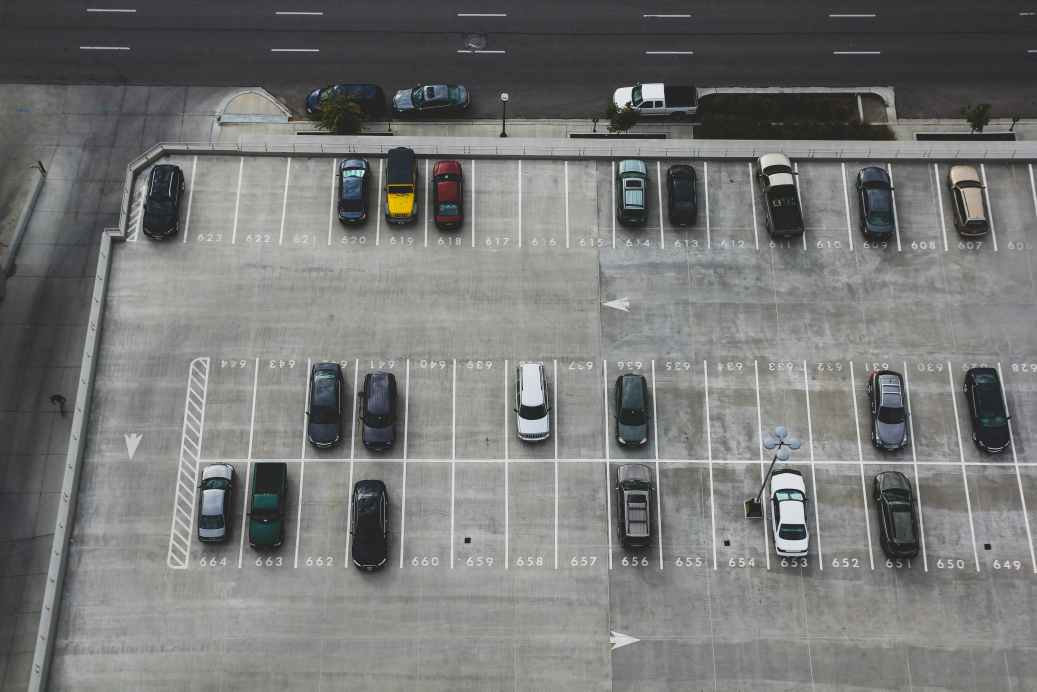
#> input picture input_image_1.jpg, 5184 x 3456 px, given as the content of the folder ./input_images, which was not available (shown at 1/5 size)
$ python parking_detector_3.py
#> lines starting #> are read from the running program, lines starting #| are printed output that depends on the picture; after the words box and inside, x2 and y2 are one past the last pixel; in counts of white or black regions, pixels touching at a corner belong together; pictures that were not available may be replaced by others from this repository, and a replacement may not be noted
import cv2
import numpy as np
import os
import glob
from pathlib import Path

class ParkingLotDetector:
    def __init__(self, input_dir, output_dir):
#> in process_folder, original_img is the input picture: shape (3456, 5184, 3); mean B, G, R 118, 119.2, 118.3
        self.input_dir = input_dir
        self.output_dir = output_dir

        # Ensure output directory exists
        if not os.path.exists(self.output_dir):
            os.makedirs(self.output_dir)

        # Heuristic Parameters (Tunable)
        self.car_aspect_ratio_range = (0.2, 3.0) # Cars/Spots are roughly rectangular
        self.min_spot_area = 750  # Min pixels to constitute a spot (adjust based on resolution)
        self.max_spot_area = 15000 # Max pixels

    def save_debug(self, filename, image, subfolder="debug"):
        """Saves intermediate images for troubleshooting."""
        path = os.path.join(self.output_dir, subfolder)
        if not os.path.exists(path):
            os.makedirs(path)
        cv2.imwrite(os.path.join(path, filename), image)

    def preprocess_image(self, img):
        """
        Enhance contrast to handle 'white-washed' asphalt.
        """
        # Convert to LAB color space to enhance Luminance channel
        lab = cv2.cvtColor(img, cv2.COLOR_BGR2LAB)
#> lab: shape (3456, 5184, 3); mean of channels 0, 1, 2 125.9, 127.5, 128.5
        l, a, b = cv2.split(lab)
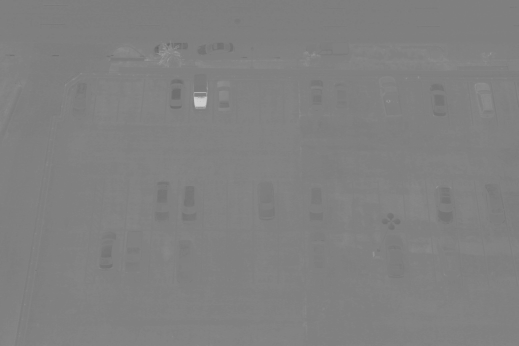
#> b: shape (3456, 5184) (shown at 1/10 size); min 95, max 209, mean 128.5

        # Apply CLAHE (Contrast Limited Adaptive Histogram Equalization)
        clahe = cv2.createCLAHE(clipLimit=1.6, tileGridSize=(8, 8))
        cl = clahe.apply(l)

        # Merge back
        limg = cv2.merge((cl, a, b))
#> limg: shape (3456, 5184, 3); mean of channels 0, 1, 2 126.5, 127.5, 128.5
        enhanced = cv2.cvtColor(limg, cv2.COLOR_LAB2BGR)
        return enhanced

    def detect_lines_mask(self, img, base_filename):
        """
        Isolates parking lines using Color (White/Yellow) and Edge detection.
        """
#> called with base_filename = 'input_image_1'
        hsv = cv2.cvtColor(img, cv2.COLOR_BGR2HSV)
#> hsv: shape (3456, 5184, 3); mean H, S, V 55, 11.7, 121.9

        # --- 1. Color Masking ---
        # Yellow Mask
        # Hue: 15-35 roughly for yellow
        lower_yellow = np.array([15, 60, 100])
        upper_yellow = np.array([35, 255, 255])
        mask_yellow = cv2.inRange(hsv, lower_yellow, upper_yellow)
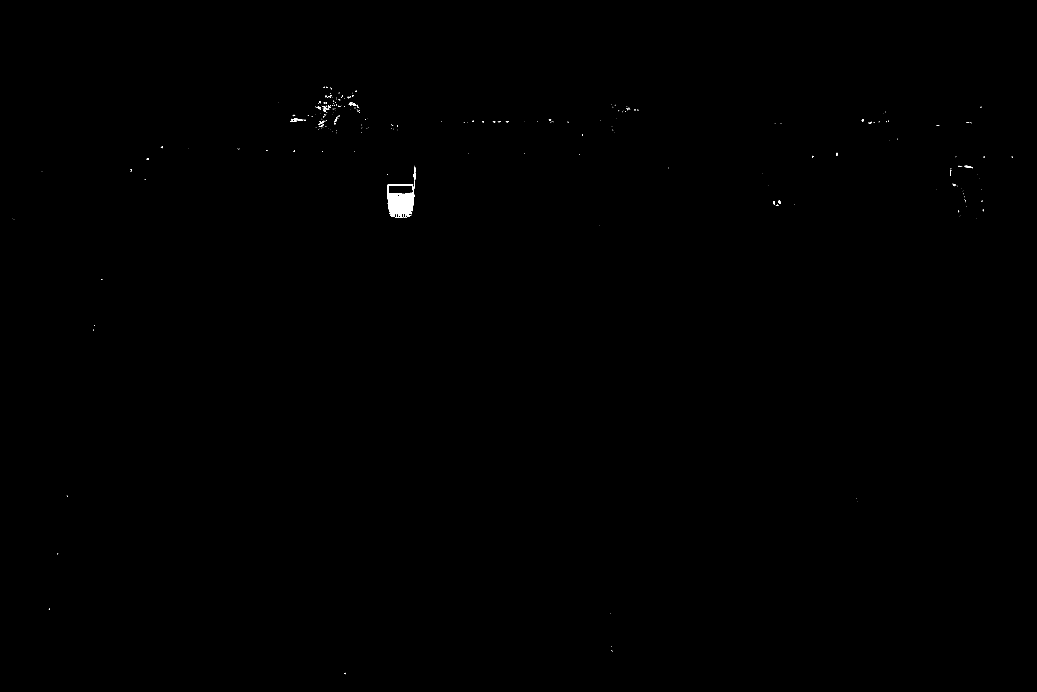
#> mask_yellow: shape (3456, 5184) (shown at 1/5 size); 0.1% white; 365 white regions (315 under 20 px), largest, box (x1, y1, x2, y2) and area: (1935, 922, 2072, 1088) 13935, (2067, 834, 2078, 904) 228, (4822, 829, 4864, 841) 207

        # White Mask
        # Low Saturation, High Value
        lower_white = np.array([0, 0, 230]) # Slightly adjusted lower bound for robustness
        upper_white = np.array([180, 40, 255])
        mask_white = cv2.inRange(hsv, lower_white, upper_white)
#> mask_white: shape (3456, 5184); 1.9% white; 4990 white regions (4265 under 20 px), largest, box (x1, y1, x2, y2) and area: (3884, 2504, 4038, 2750) 21055, (2605, 1829, 2716, 2021) 15571, (3855, 2366, 4026, 2475) 11750

        combined_color_mask = cv2.bitwise_or(mask_yellow, mask_white)
#> combined_color_mask: shape (3456, 5184); 2% white; 5353 white regions (4578 under 20 px)
        self.save_debug(f"{base_filename}_01_color_mask.jpg", combined_color_mask)

        # --- 1b. Filter "Fat" Blobs (Cars/Objects) ---
        # Find contours to analyze shape thickness
        contours, _ = cv2.findContours(combined_color_mask, cv2.RETR_EXTERNAL, cv2.CHAIN_APPROX_SIMPLE)
#> contours = 5309 contours, 4815 with area under 20; largest, box (x1, y1, x2, y2) and area: (3884, 2504, 4038, 2750) 20336, (1935, 922, 2072, 1088) 18530, (2605, 1829, 2716, 2021) 16893, (3855, 2366, 4026, 2475) 11404, (2221, 2303, 2571, 2730) 8486

        # Create a black mask to draw the "bad" blobs to remove
        blobs_to_remove_mask = np.zeros_like(combined_color_mask)

        for cnt in contours:
            area = cv2.contourArea(cnt)
            # Ignore tiny noise, only care about things big enough to be cars or lines
            if area < 30:
                continue

            # Check "thickness" using MinAreaRect
            # minAreaRect returns ((center_x, center_y), (width, height), angle)
            rect = cv2.minAreaRect(cnt)
            (center), (width, height), angle = rect

            # The 'width' and 'height' here are of the rotated rectangle.
            # The smaller of the two is the "thickness" of the blob.
            min_dim = min(width, height)

            # Heuristic:
            # A parking line is usually 5-15 pixels wide depending on zoom.
            # A car or building structure is usually > 20-30 pixels wide.
            # We filter out anything with a thickness > 20 pixels.
            if min_dim > 40:
                cv2.drawContours(blobs_to_remove_mask, [cnt], -1, 255, -1)
#> this loop made 5309 passes
#> (area, width, height, angle, min_dim) on passes 590, 1232, 1533: (1416.5, 66, 82, -90, 66), (20336, 152.1, 246.3, -1.91, 152.1), (11403.5, 107, 170.9, -89.27, 107)
#> blobs_to_remove_mask: shape (3456, 5184); 0.99% white; 32 white regions, largest, box (x1, y1, x2, y2) and area: (3884, 2504, 4038, 2750) 21107, (1935, 922, 2072, 1088) 18968, (2605, 1829, 2716, 2021) 17324

        # Subtract the fat blobs from the original mask
        # We perform Bitwise AND with the NOT of the removal mask
        cleaned_mask = cv2.bitwise_and(combined_color_mask, cv2.bitwise_not(blobs_to_remove_mask))
#> cleaned_mask: shape (3456, 5184); 1.1% white; 5300 white regions (4557 under 20 px), largest, box (x1, y1, x2, y2) and area: (3780, 1898, 3816, 2303) 4100, (4026, 1899, 4068, 2304) 4065, (4209, 817, 4253, 1143) 4044
        self.save_debug(f"{base_filename}_01b_cleaned_mask.jpg", cleaned_mask)

        # Use the cleaned mask for the rest of the pipeline
        combined_color_mask = cleaned_mask

        # --- 2. Edge Detection (Structure) ---
        # Blur slightly to reduce noise from asphalt texture
        gray = cv2.cvtColor(img, cv2.COLOR_BGR2GRAY)
        blurred = cv2.GaussianBlur(gray, (5, 5), 0)

        # Canny Edges
        edges = cv2.Canny(blurred, 30, 150)
#> edges: shape (3456, 5184); 2.8% white in thin lines or dots
        self.save_debug(f"{base_filename}_02_edges.jpg", edges)

        # --- 3. Combine ---
        # Dilate color mask slightly to ensure we catch the bulk of lines
        kernel = np.ones((3,3), np.uint8)
        dilated_color = cv2.dilate(combined_color_mask, kernel, iterations=1)
#> dilated_color: shape (3456, 5184); 1.9% white; 2593 white regions (1250 under 20 px), largest, box (x1, y1, x2, y2) and area: (3773, 1802, 3835, 2304) 6331, (4208, 816, 4265, 1253) 6298, (4017, 1802, 4069, 2305) 6184

        # Strategy: Use Adaptive Thresholding on Gray to find "Bright" things relative to local neighborhood
        thresh = cv2.adaptiveThreshold(gray, 255, cv2.ADAPTIVE_THRESH_GAUSSIAN_C,
                                       cv2.THRESH_BINARY, 55, -20)
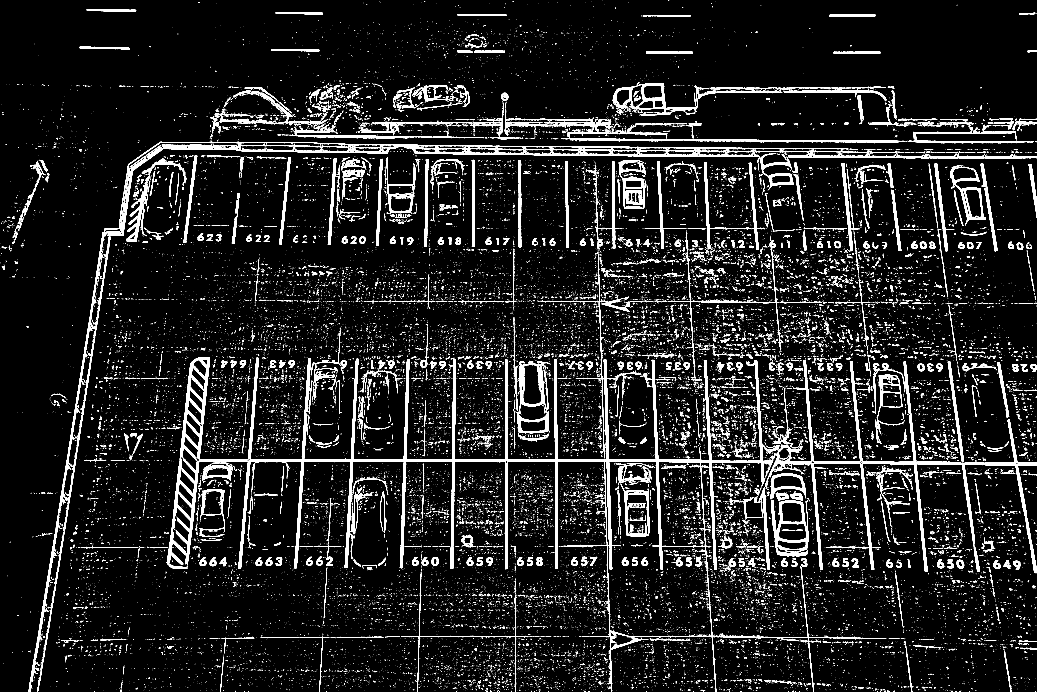
#> thresh: shape (3456, 5184) (shown at 1/5 size); 6.7% white; 44529 white regions (40748 under 20 px), largest, box (x1, y1, x2, y2) and area: (1191, 1792, 2119, 2842) 57103, (2573, 1798, 3543, 3014) 40647, (4067, 1808, 5184, 2866) 40577
        self.save_debug(f"{base_filename}_03_adaptive_thresh.jpg", thresh)

        # Final Mask Logic:
        # For now, let's return the adaptive threshold which captures faint lines well,
        # but you might want to switch this to 'dilated_color' if the threshold is too noisy.
        # Given we just cleaned the color mask significantly, let's try returning the
        # cleaned color mask OR the edges for a cleaner result,
        # or stick to thresh if you prefer the texture-based approach.

        # For the specific task of cleaning up "white-washed" images,
        # often the cleaned color mask is safer than adaptive thresh which triggers on texture.
        # Let's return the adaptive thresh for now as per previous logic, but feel free to
        # swap this return to 'dilated_color' if adaptive thresh is too noisy.
        final_mask = thresh
        return final_mask

    def segment_spots(self, line_mask, base_filename):
        """
        Uses the line mask to infer 'empty spaces' which are the spots.
        """
#> called with base_filename = 'input_image_1'
        # 1. Morphological operations to close gaps in dashed lines
        # We want to create a "grid" where the holes are the spots.
        kernel_size = 5
        kernel = cv2.getStructuringElement(cv2.MORPH_RECT, (kernel_size, kernel_size))
#> kernel = [[1, 1, 1, 1, 1], [1, 1, 1, 1, 1], [1, 1, 1, 1, 1], [1, 1, 1, 1, 1], [1, 1, 1, 1, 1]]

        # Close gaps (dashed lines)
        closed = cv2.morphologyEx(line_mask, cv2.MORPH_CLOSE, kernel, iterations=2)
#> closed: shape (3456, 5184); 10% white; 16869 white regions (13302 under 20 px), largest, box (x1, y1, x2, y2) and area: (735, 807, 5184, 3456) 608183, (142, 418, 5184, 3456) 230713, (2524, 433, 5184, 717) 73301

        # Dilate the lines to make them thick separators
        dilated = cv2.dilate(closed, kernel, iterations=2)
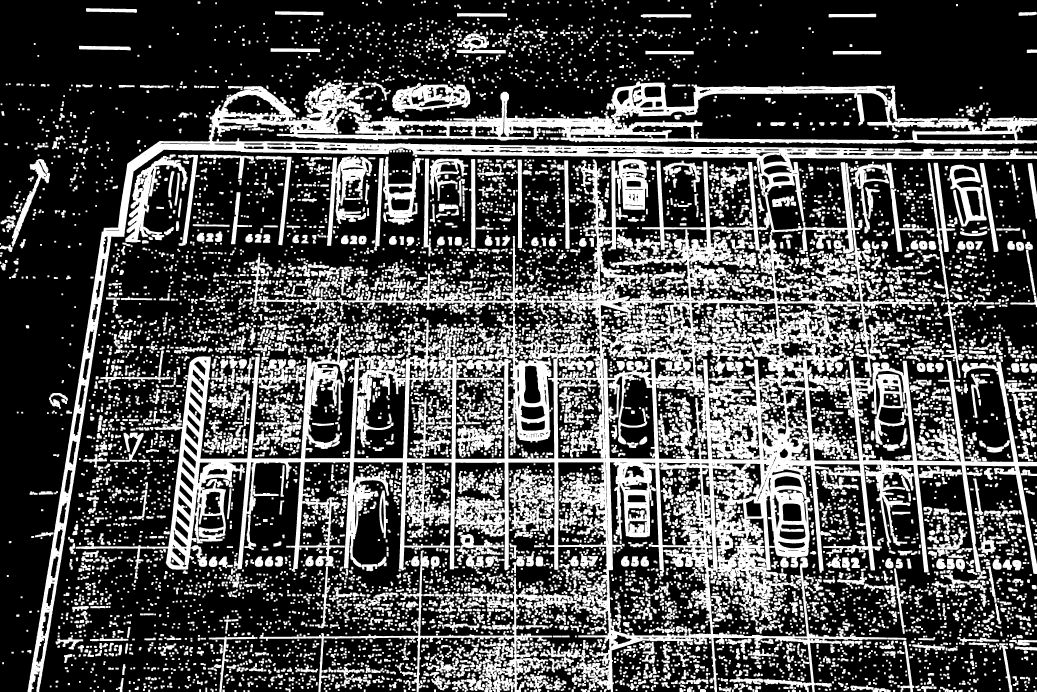
#> dilated: shape (3456, 5184) (shown at 1/5 size); 31.3% white; 8810 white regions, largest, box (x1, y1, x2, y2) and area: (138, 407, 5184, 3456) 2545443, (1297, 2752, 2760, 3456) 71853, (2467, 1582, 2764, 2212) 54481
        self.save_debug(f"{base_filename}_04_lines_dilated.jpg", dilated)

        # 2. Invert the image. Now 'lines' are black, 'spots' are white blobs.
        inverted = cv2.bitwise_not(dilated)
#> inverted: shape (3456, 5184); 68.7% white; 8810 black regions
        self.save_debug(f"{base_filename}_05_inverted_for_contours.jpg", inverted)

        # 3. Find Contours (potential spots)
        contours, _ = cv2.findContours(inverted, cv2.RETR_EXTERNAL, cv2.CHAIN_APPROX_SIMPLE)
#> contours = 1192 contours, 673 with area under 20; largest, box (x1, y1, x2, y2) and area: (196, 738, 3840, 3456) 5803160, (0, 0, 5184, 3456) 3940094, (3803, 790, 5184, 2310) 1544734, (3543, 2322, 5184, 3456) 1290922, (3075, 466, 4851, 702) 237536

        valid_spots = []
        debug_contours = cv2.cvtColor(line_mask, cv2.COLOR_GRAY2BGR)
#> debug_contours: shape (3456, 5184, 3); 6.7% white; 44529 white regions (40748 under 20 px)

        for cnt in contours:
            area = cv2.contourArea(cnt)

            # Geometric Filtering
            if self.min_spot_area < area < self.max_spot_area:
                x, y, w, h = cv2.boundingRect(cnt)
                aspect_ratio = float(w) / h

                # Check aspect ratio (spots are generally elongated, either vertical or horizontal)
                # Allow a wide range because of diagonal spots
                if 0.2 < aspect_ratio < 5.0:
                    # Convex Hull to smooth out irregularities
                    hull = cv2.convexHull(cnt)
                    valid_spots.append(hull)
                    cv2.drawContours(debug_contours, [hull], -1, (0, 255, 0), 2)
#> this loop made 1192 passes
#> (area, x, y, w, h, aspect_ratio) on passes 15, 22, 29, 52, 70, 73, 104, 143: (769, 2485, 3410, 88, 46, 1.91), (1533, 157, 3357, 42, 99, 0.424), (1284.5, 2948, 3344, 96, 62, 1.55), (2069, 182, 3192, 43, 126, 0.341), (1921.5, 3068, 3174, 90, 47, 1.91), (1835.5, 209, 3061, 37, 119, 0.311), (2046.5, 232, 2918, 40, 114, 0.351), (1438.5, 3772, 2796, 60, 45, 1.33)
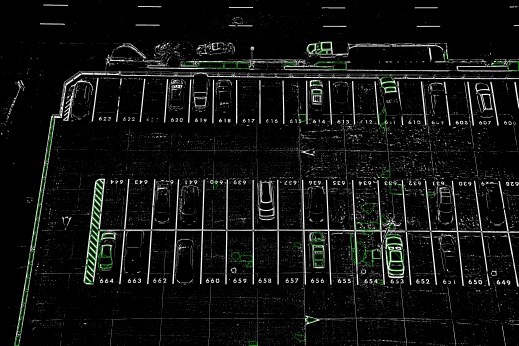
#> debug_contours: shape (3456, 5184, 3) (shown at 1/10 size); mean B, G, R 17.1, 18.2, 17.1
#> after the loop, valid_spots = 96 contours; largest, box (x1, y1, x2, y2) and area: (3558, 2226, 3799, 2298) 15365, (3161, 629, 3459, 693) 15190, (989, 2538, 1118, 2700) 15002, (3568, 2416, 3659, 2640) 14434, (1974, 623, 2234, 680) 13192

        self.save_debug(f"{base_filename}_06_detected_polygons.jpg", debug_contours)
        return valid_spots

    def analyze_occupancy(self, img, spot_contour, base_filename, idx):
        """
        Determines if a spot is Empty or Occupied.
        Logic:
        1. Extract ROI.
        2. Check for Green (Trees/Grass) -> Empty.
        3. Check for Activity (Edges/Variance) -> High = Occupied, Low = Empty.
        """
        # Create mask for this specific spot
        mask = np.zeros(img.shape[:2], dtype=np.uint8)
        cv2.drawContours(mask, [spot_contour], -1, 255, -1)

        # Extract ROI
        x, y, w, h = cv2.boundingRect(spot_contour)
        roi = img[y:y+h, x:x+w]
        roi_mask = mask[y:y+h, x:x+w]

        if roi.size == 0: return "Empty"

        # --- Feature 1: Green Detection (Tree/Grass Filter) ---
        hsv_roi = cv2.cvtColor(roi, cv2.COLOR_BGR2HSV)
        # Green range
        lower_green = np.array([35, 40, 40])
        upper_green = np.array([85, 255, 255])
        green_mask = cv2.inRange(hsv_roi, lower_green, upper_green)

        # Apply ROI mask to ignore black background
        green_pixels = cv2.countNonZero(cv2.bitwise_and(green_mask, green_mask, mask=roi_mask))
        total_pixels = cv2.countNonZero(roi_mask)

        if total_pixels == 0: return "Empty"

        green_ratio = green_pixels / total_pixels

        # If significant green, it's a tree or landscaping -> Empty
        if green_ratio > 0.15:
            return "Empty"

        # --- Feature 2: Activity/Edge Density (Car vs Asphalt) ---
        gray_roi = cv2.cvtColor(roi, cv2.COLOR_BGR2GRAY)

        # Canny on ROI
        edges_roi = cv2.Canny(gray_roi, 50, 150)
        edge_pixels = cv2.countNonZero(cv2.bitwise_and(edges_roi, edges_roi, mask=roi_mask))
        edge_density = edge_pixels / total_pixels

        # Standard Deviation of pixel intensity (Cars have more variation than asphalt)
        mean, std_dev = cv2.meanStdDev(gray_roi, mask=roi_mask)
        std_dev_val = std_dev[0][0]

        # --- Classification Logic ---
        # Tuned thresholds based on typical satellite imagery
        # Cars usually have high edge density OR high variance (specular highlights)

        is_occupied = False

        if edge_density > 0.05 or std_dev_val > 25.0:
            is_occupied = True

        # --- Feature 3: Small Object Filter (People/Poles) ---
        # If occupied, check if the "occupied" part is just a small blob?
        # This is harder with Canny, but we can check if the edges are scattered or clustered.
        # For this assignment, the Green filter + Edge Density is usually sufficient.
        # A person typically doesn't trigger high edge density across the WHOLE spot like a car does.

        return "Occupied" if is_occupied else "Empty"

    def process_folder(self):
        # file extensions
        extensions = ['*.jpg', '*.jpeg', '*.png', '*.bmp']
        files = []
        for ext in extensions:
            files.extend(glob.glob(os.path.join(self.input_dir, ext)))

        print(f"Found {len(files)} images in {self.input_dir}")

        for filepath in files:
            filename = os.path.basename(filepath)
            name_no_ext = os.path.splitext(filename)[0]
            print(f"Processing {filename}...")

            # Load
            original_img = cv2.imread(filepath)
            if original_img is None:
                print(f"Error reading {filepath}")
                continue

            # 1. Preprocess
            enhanced_img = self.preprocess_image(original_img)
            self.save_debug(f"{name_no_ext}_00_enhanced.jpg", enhanced_img)

            # 2. Detect Lines
            line_mask = self.detect_lines_mask(enhanced_img, name_no_ext)

            # 3. Segment Spots
            spots = self.segment_spots(line_mask, name_no_ext)
#> spots has the same summary as valid_spots in segment_spots

            # 4. Classify Occupancy & Draw
            total_spots = len(spots)
#> total_spots = 96
            empty_count = 0
            occupied_count = 0

            result_img = original_img.copy()

            for i, spot in enumerate(spots):
                status = self.analyze_occupancy(original_img, spot, name_no_ext, i)

                if status == "Occupied":
                    color = (0, 0, 255) # Red
                    occupied_count += 1
                else:
                    color = (0, 255, 0) # Green
                    empty_count += 1

                # Draw Polygon
                cv2.drawContours(result_img, [spot], -1, color, 2)

                # Optional: Draw bounding rect for cleaner look
                x, y, w, h = cv2.boundingRect(spot)
#> this loop made 96 passes
#> (x, y, w, h, total_pixels in analyze_occupancy, edge_pixels in analyze_occupancy, edge_density in analyze_occupancy, mean in analyze_occupancy) on passes 1 to 8: (2485, 3410, 88, 46, 3245, 11, 0.00339, [139.2]), (157, 3357, 42, 99, 2752, 24, 0.00872, [152.5]), (2948, 3344, 96, 62, 4362, 26, 0.00596, [144.5]), (182, 3192, 43, 126, 2925, 20, 0.00684, [156.1]), (3068, 3174, 90, 47, 2534, 69, 0.0272, [210.2]), (209, 3061, 37, 119, 2667, 0, 0, [156.1]), (232, 2918, 40, 114, 2585, 0, 0, [160.5]), (3772, 2796, 60, 45, 1973, 76, 0.0385, [123.5])
#> pass 1, in analyze_occupancy, `roi_mask = mask[y:y+h, x:x+w]`:
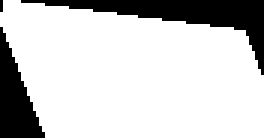
#> roi_mask: shape (46, 88) (shown 3 times larger); 80.2% white; 3 black regions (1 under 20 px), largest, box (x1, y1, x2, y2) and area: (7, 0, 88, 25) 507, (0, 9, 15, 46) 292
                # cv2.rectangle(result_img, (x, y), (x+w, y+h), color, 2)

            # 5. Add Text Stats
            font = cv2.FONT_HERSHEY_SIMPLEX
            # Draw a background rectangle for text readability
            cv2.rectangle(result_img, (0, 0), (350, 120), (0, 0, 0), -1)
            cv2.putText(result_img, f"Total: {total_spots}", (10, 40), font, 1, (255, 255, 255), 2)
            cv2.putText(result_img, f"Empty: {empty_count}", (10, 80), font, 1, (0, 255, 0), 2)
            cv2.putText(result_img, f"Occupied: {occupied_count}", (10, 120), font, 1, (0, 0, 255), 2)

            # Console Output
            print(f"--- Results for {filename} ---")
            print(f"Total Spots: {total_spots}")
#| Total Spots: 96
            print(f"Empty: {empty_count}")
#| Empty: 80
            print(f"Occupied: {occupied_count}")
#| Occupied: 16
            print("-------------------------------")

            # Save Final
            final_path = os.path.join(self.output_dir, f"result_{filename}")
            cv2.imwrite(final_path, result_img)
            print(f"Saved result to {final_path}")

if __name__ == "__main__":
    # Define paths as requested
    input_path = "./input_images/"
    output_path = "/mnt/c/wsl_outputs/"

    detector = ParkingLotDetector(input_path, output_path)
    detector.process_folder()
